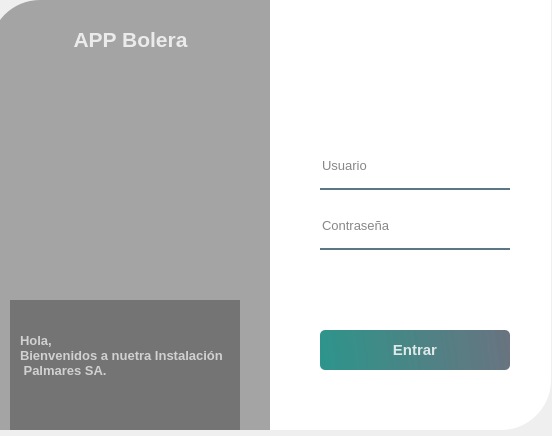
<?xml version="1.0" encoding="UTF-8"?>
<ui version="4.0">
 <class>Form</class>
 <widget class="QWidget" name="Form">
  <property name="geometry">
   <rect>
    <x>0</x>
    <y>0</y>
    <width>552</width>
    <height>436</height>
   </rect>
  </property>
  <property name="windowTitle">
   <string>Iniciar Sesión</string>
  </property>
  <widget class="QWidget" name="widget" native="true">
   <property name="geometry">
    <rect>
     <x>0</x>
     <y>0</y>
     <width>551</width>
     <height>441</height>
    </rect>
   </property>
   <property name="styleSheet">
    <string notr="true">QPushButton#pushButton{
	background-color: qlineargradient(spread:pad, x1:0, y1:0.505682, x2:1, y2:0.477, stop:0 rgba(11, 131, 120, 219), stop:1 rgba(85, 98, 112, 226));
	color:rgba(255, 255, 255, 210);
	border-radius:5px;
}

QPushButton#pushButton:hover{
	background-color: qlineargradient(spread:pad, x1:0, y1:0.505682, x2:1, y2:0.477, stop:0 rgba(150, 123, 111, 219), stop:1 rgba(85, 81, 84, 226));
}

QPushButton#pushButton:pressed{
	padding-left:5px;
	padding-top:5px;
	background-color:rgba(150, 123, 111, 255);
}

QPushButton#pushButton_2, #pushButton_3, #pushButton_4, #pushButton_5{
	background-color: rgba(0, 0, 0, 0);
	color:rgba(85, 98, 112, 255);
}

QPushButton#pushButton_2:hover, #pushButton_3:hover, #pushButton_4:hover, #pushButton_5:hover{
	color: rgba(131, 96, 53, 255);
}

QPushButton#pushButton_2:pressed, #pushButton_3:pressed, #pushButton_4:pressed, #pushButton_5:pressed{
	padding-left:5px;
	padding-top:5px;
	color:rgba(91, 88, 53, 255);
}

</string>
   </property>
   <widget class="QLabel" name="label">
    <property name="geometry">
     <rect>
      <x>-10</x>
      <y>30</y>
      <width>280</width>
      <height>430</height>
     </rect>
    </property>
    <property name="styleSheet">
     <string notr="true">border-image: url(:/images/background.jpg);
border-top-left-radius: 50px;</string>
    </property>
    <property name="text">
     <string/>
    </property>
   </widget>
   <widget class="QLabel" name="label_2">
    <property name="geometry">
     <rect>
      <x>-10</x>
      <y>0</y>
      <width>280</width>
      <height>430</height>
     </rect>
    </property>
    <property name="styleSheet">
     <string notr="true">background-color:rgba(0, 0, 0, 80);
border-top-left-radius: 50px;</string>
    </property>
    <property name="text">
     <string/>
    </property>
   </widget>
   <widget class="QLabel" name="label_4">
    <property name="geometry">
     <rect>
      <x>10</x>
      <y>60</y>
      <width>231</width>
      <height>261</height>
     </rect>
    </property>
    <property name="font">
     <font>
      <pointsize>20</pointsize>
      <bold>true</bold>
     </font>
    </property>
    <property name="styleSheet">
     <string notr="true">color:rgba(0, 0, 0, 200);</string>
    </property>
    <property name="text">
     <string/>
    </property>
    <property name="pixmap">
     <pixmap>Bolos.jpg</pixmap>
    </property>
   </widget>
   <widget class="QLineEdit" name="email">
    <property name="geometry">
     <rect>
      <x>320</x>
      <y>150</y>
      <width>190</width>
      <height>40</height>
     </rect>
    </property>
    <property name="font">
     <font>
      <pointsize>10</pointsize>
     </font>
    </property>
    <property name="styleSheet">
     <string notr="true">background-color:rgba(0, 0, 0, 0);
border:none;
border-bottom:2px solid rgba(46, 82, 101, 200);
color:rgba(0, 0, 0, 240);
padding-bottom:7px;</string>
    </property>
    <property name="placeholderText">
     <string>Usuario</string>
    </property>
   </widget>
   <widget class="QLineEdit" name="password">
    <property name="geometry">
     <rect>
      <x>320</x>
      <y>210</y>
      <width>190</width>
      <height>40</height>
     </rect>
    </property>
    <property name="font">
     <font>
      <pointsize>10</pointsize>
     </font>
    </property>
    <property name="styleSheet">
     <string notr="true">background-color:rgba(0, 0, 0, 0);
border:none;
border-bottom:2px solid rgba(46, 82, 101, 200);
color:rgba(0, 0, 0, 240);
padding-bottom:7px;</string>
    </property>
    <property name="echoMode">
     <enum>QLineEdit::Password</enum>
    </property>
    <property name="placeholderText">
     <string>Contraseña</string>
    </property>
   </widget>
   <widget class="QPushButton" name="pushButton">
    <property name="geometry">
     <rect>
      <x>320</x>
      <y>330</y>
      <width>190</width>
      <height>40</height>
     </rect>
    </property>
    <property name="font">
     <font>
      <pointsize>11</pointsize>
      <bold>true</bold>
     </font>
    </property>
    <property name="text">
     <string>Entrar</string>
    </property>
   </widget>
   <widget class="QLabel" name="label_6">
    <property name="geometry">
     <rect>
      <x>10</x>
      <y>300</y>
      <width>230</width>
      <height>130</height>
     </rect>
    </property>
    <property name="styleSheet">
     <string notr="true">background-color:rgba(0, 0, 0, 75);</string>
    </property>
    <property name="text">
     <string/>
    </property>
   </widget>
   <widget class="QLabel" name="label_7">
    <property name="geometry">
     <rect>
      <x>10</x>
      <y>20</y>
      <width>241</width>
      <height>40</height>
     </rect>
    </property>
    <property name="font">
     <font>
      <pointsize>22</pointsize>
      <bold>true</bold>
     </font>
    </property>
    <property name="styleSheet">
     <string notr="true">color:rgba(255, 255, 255, 200);</string>
    </property>
    <property name="text">
     <string>&lt;html&gt;&lt;head/&gt;&lt;body&gt;&lt;p align=&quot;center&quot;&gt;&lt;span style=&quot; font-size:16pt;&quot;&gt;APP Bolera&lt;/span&gt;&lt;/p&gt;&lt;/body&gt;&lt;/html&gt;</string>
    </property>
   </widget>
   <widget class="QLabel" name="label_8">
    <property name="geometry">
     <rect>
      <x>20</x>
      <y>330</y>
      <width>220</width>
      <height>50</height>
     </rect>
    </property>
    <property name="font">
     <font>
      <pointsize>10</pointsize>
      <bold>true</bold>
     </font>
    </property>
    <property name="styleSheet">
     <string notr="true">color:rgba(255, 255, 255, 170);</string>
    </property>
    <property name="text">
     <string>Hola,
Bienvenidos a nuetra Instalación
 Palmares SA.</string>
    </property>
   </widget>
   <widget class="QLabel" name="label_3">
    <property name="geometry">
     <rect>
      <x>270</x>
      <y>0</y>
      <width>281</width>
      <height>430</height>
     </rect>
    </property>
    <property name="styleSheet">
     <string notr="true">background-color:rgba(255, 255, 255, 255);
border-bottom-right-radius: 50px;</string>
    </property>
    <property name="text">
     <string/>
    </property>
   </widget>
   <zorder>label_3</zorder>
   <zorder>email</zorder>
   <zorder>password</zorder>
   <zorder>label</zorder>
   <zorder>label_2</zorder>
   <zorder>label_4</zorder>
   <zorder>pushButton</zorder>
   <zorder>label_6</zorder>
   <zorder>label_7</zorder>
   <zorder>label_8</zorder>
  </widget>
 </widget>
 <resources/>
 <connections/>
</ui>
